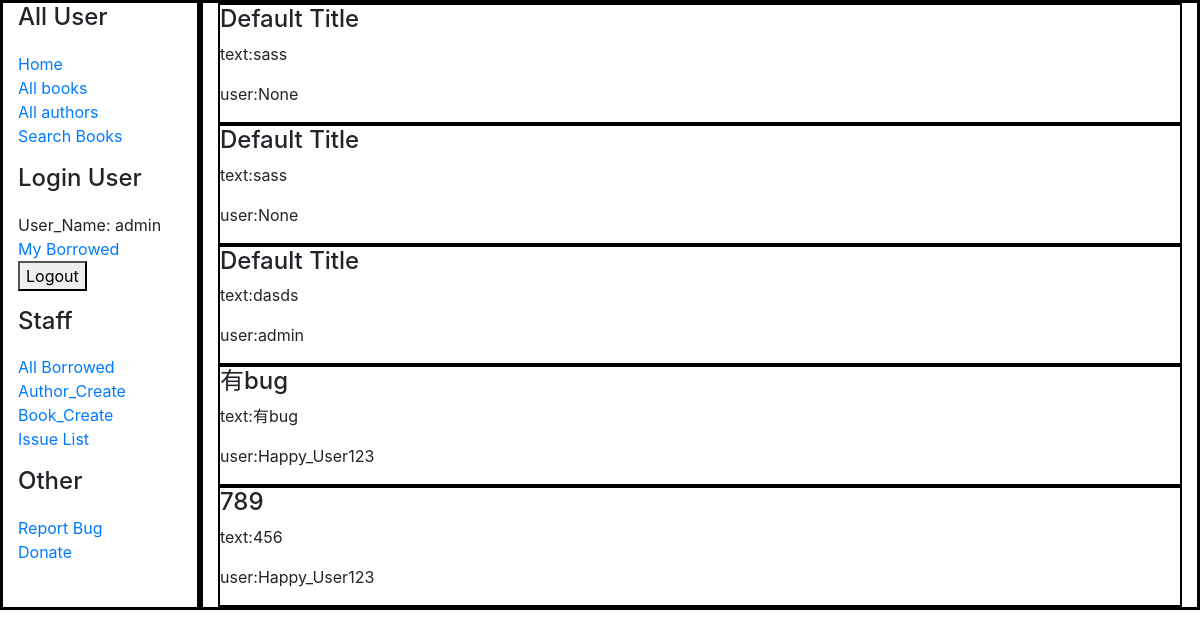
Screenshot of /catalog/Issue/ (signed in) with the database file from the repository.
### catalog/models.py (models this page shows, shortened)
class Issue(models.Model):
    text=models.TextField(max_length=1000)
    title = models.CharField(max_length=200)
    created_at= models.DateTimeField(auto_now_add=True)
    user = models.ForeignKey(User, on_delete=models.CASCADE, null=True)

### catalog/views.py (the view)
# urls.py: path('Issue/', views.IssueListView.as_view(), name='Issue_list'),
class IssueListView(PermissionRequiredMixin,LoginRequiredMixin,generic.ListView):
    model = Issue
    template_name ='Issue_list.html'
    permission_required = 'catalog.can_mark_returned'

### catalog/templates/Issue_list.html
{% extends "base_generic.html" %}
{% block content %}
{% if object_list %}
  {% for obj in object_list %}
  <div style="border: 2px solid black;">
        <h4>{{ obj.title }}</h4>
        <p>text:{{ obj.text }}</p>
        <p>user:{{ obj.user }}</p>
    </div>
  {%endfor%}
{% else %}
    <p>There are no books in the library.</p>
  {% endif %}
{% endblock %}

### catalog/templates/base_generic.html (shortened to what this page needs)
<!DOCTYPE html>
<html lang="en">
  <head>
    <link
      rel="stylesheet"
      href="https://stackpath.bootstrapcdn.com/bootstrap/4.1.3/css/bootstrap.min.css"
 />
    {% load static %}
    <link rel="stylesheet" href="{% static 'css/styles.css' %}" />
  </head>
  <body>
    <div class="container-fluid">
      <div class="row">
        <div class="col-sm-2"  style="border:3px black solid;">
          {% block sidebar %}
          <h4>All User</h4>
          <ul class="sidebar-nav">
            <li><a href="{% url 'index' %}">Home</a></li>
            <li><a href="{% url 'books' %}">All books</a></li>
            <li><a href="{% url 'authors' %}">All authors</a></li>
            <li><a href="{% url 'search_books' %}">Search Books</a></li>
            {% if user.is_authenticated %}
          </ul>
            <h4>Login User</h4>
            <ul class="sidebar-nav">
     <li>User_Name: {{ user.get_username }}</li>
     <li><a href="{% url 'my-borrowed' %}">My Borrowed</a></li>
     <li><form method="post" action="{% url 'logout' %}?next={{ request.path }}">
      <button type="submit">Logout</button>
        </form></li>
        {% else %}
          <li><a href="{% url 'login' %}?next={{ request.path }}">Login</a></li>
        {% endif %}
        </ul>
        <h4>Staff</h4>
        <ul class="sidebar-nav">
        <li><a href="{% url 'all_borrowed' %}">All Borrowed</a></li>
        <li><a href="{% url 'author_create' %}">Author_Create</a></li>
        <li><a href="{% url 'book_create' %}">Book_Create</a></li>
        <li><a href="{% url 'Issue_list' %}">Issue List</a></li>
          </ul>
          <h4>Other</h4>
          <ul class="sidebar-nav">
            <li><a href="{% url 'report_bug' %}">Report Bug</a></li>
            <li><a href="{% url 'donate' %}">Donate</a></li>
              </ul>
          {% endblock %}
        </div>
        <div class="col-sm-10 "style="border:3px black solid;">  {% block content %}{% endblock %}
          </div>
      </div>
    </div>
  </body>
</html>

### catalog/static/css/styles.css (style rules this page uses)
.sidebar-nav { margin-top: 20px; padding: 0; list-style: none; }

### rows the page displays
Issue: title "Default Title", text "sass", user "None"
Issue: title "Default Title", text "sass", user "None"
Issue: title "Default Title", text "dasds", user "admin"
Issue: title "有bug", text "有bug", user "Happy_User123"
Issue: title "789", text "456", user "Happy_User123"

### other values shown
{{ user.get_username }} "admin"
